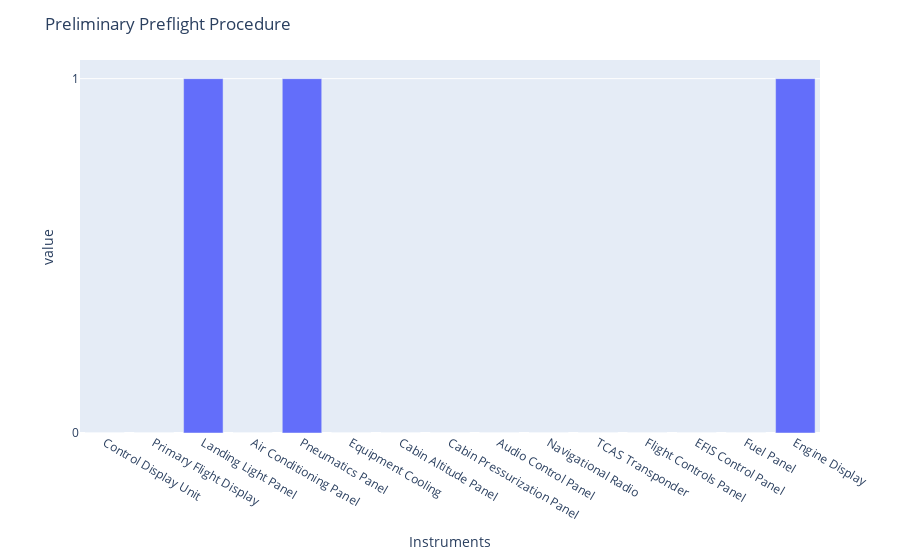

Notebook source saved alongside this figure:
### Code cell
temp = meltedPhases[meltedPhases.Procedures == 'Preliminary Preflight Procedure']
fig = px.bar(temp, x='Instruments', y='value')
fig.update_layout(title="Preliminary Preflight Procedure")
fig.update_yaxes(nticks=2)
fig.show()

### Figure 1 — Plotly figure (JSON) as saved in the notebook; plotly's stock layout.template omitted (floating-point values rounded to 4 significant figures)
{"data": [{"alignmentgroup": "True", "hovertemplate": "Instruments=%{x}<br>value=%{y}<extra></extra>", "legendgroup": "", "marker": {"color": "#636efa"}, "name": "", "offsetgroup": "", "orientation": "v", "showlegend": false, "textposition": "auto", "type": "bar", "x": ["Control Display Unit", "Primary Flight Display", "Landing Light Panel", "Air Conditioning Panel", "Pneumatics Panel", "Equipment Cooling", "Cabin Altitude Panel", "Cabin Pressurization Panel", "Audio Control Panel", "Navigational Radio", "TCAS Transponder", "Flight Controls Panel", "EFIS Control Panel", "Fuel Panel", "Engine Display"], "xaxis": "x", "y": [0, 0, 1, 0, 1, 0, 0, 0, 0, 0, 0, 0, 0, 0, 1], "yaxis": "y"}], "layout": {"barmode": "relative", "legend": {"tracegroupgap": 0}, "margin": {"t": 60}, "title": {"text": "Preliminary Preflight Procedure"}, "xaxis": {"anchor": "y", "domain": [0, 1], "title": {"text": "Instruments"}}, "yaxis": {"anchor": "x", "domain": [0, 1], "nticks": 2, "title": {"text": "value"}}}}
